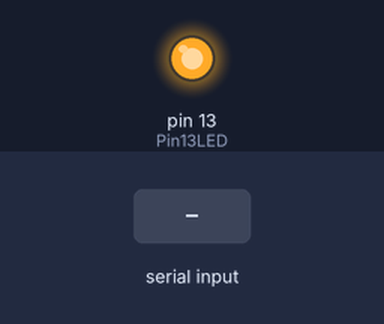
A sketch run on a simulated Arduino Uno, built with avr-gcc and run on an emulated ATmega328P. On the bench: output pins drawn as LEDs (lit = HIGH). The inputs (shaded band) are chosen by the test bench. What the sketch prints to the serial monitor is not drawn.

Above: at 1.2 s.
1.3 s: "1" received over the second serial link
Timing chart, 0 to 4.3 s (numbered marks = the images above; inputs shaded):
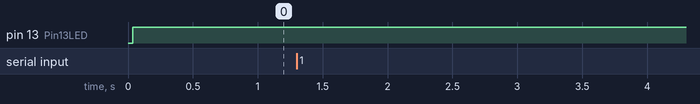

The sketch:

master2.ino
```cpp
/* YourDuino SoftwareSerialExample1
   - Connect to another Arduino running "YD_SoftwareSerialExampleRS485_1Remote"
   - Connect this unit Pins 10, 11, Gnd
   - Pin 3 used for RS485 direction control
   - To other unit Pins 11,10, Gnd  (Cross over)
   - Open Serial Monitor, type in top window.
   - Should see same characters echoed back from remote Arduino

   Questions: terry@yourduino.com
*/

/*-----( Import needed libraries )-----*/
#include <SoftwareSerial.h>
/*-----( Declare Constants and Pin Numbers )-----*/
#define SSerialRX        10  //Serial Receive pin
#define SSerialTX        11  //Serial Transmit pin

#define SSerialTxControl 3   //RS485 Direction control

#define RS485Transmit    HIGH
#define RS485Receive     LOW

#define Pin13LED         13

/*-----( Declare objects )-----*/
SoftwareSerial RS485Serial(SSerialRX, SSerialTX); // RX, TX

/*-----( Declare Variables )-----*/
int byteReceived;
int byteSend;

void printBits(byte myByte){
 for(byte mask = 0x80; mask; mask >>= 1){
   if(mask  & myByte)
       Serial.print('1');
   else
       Serial.print('0');
 }
}

void setup()   /****** SETUP: RUNS ONCE ******/
{
  // Start the built-in serial port, probably to Serial Monitor
  Serial.begin(9600);
  Serial.println("YourDuino.com SoftwareSerial remote loop example");
  Serial.println("Use Serial Monitor, type in upper window, ENTER");

  pinMode(Pin13LED, OUTPUT);
  pinMode(SSerialTxControl, OUTPUT);

  digitalWrite(SSerialTxControl, RS485Receive);  // Init Transceiver

  // Start the software serial port, to another device
  RS485Serial.begin(4800);   // set the data rate

}//--(end setup )---


void loop()   /****** LOOP: RUNS CONSTANTLY ******/
{
  digitalWrite(Pin13LED, HIGH);  // Show activity
  if (Serial.available())
  {
    byteReceived = Serial.read();

    digitalWrite(SSerialTxControl, RS485Transmit);  // Enable RS485 Transmit
    RS485Serial.write(byteReceived);          // Send byte to Remote Arduino

    digitalWrite(Pin13LED, LOW);  // Show activity
    delay(10);
    digitalWrite(SSerialTxControl, RS485Receive);  // Disable RS485 Transmit
  }

  if (RS485Serial.available())  //Look for data from other Arduino
   {
    digitalWrite(Pin13LED, HIGH);  // Show activity
    byteReceived = RS485Serial.read();    // Read received byte
    Serial.write(byteReceived);        // Show on Serial Monitor
//    printBits(byteReceived);
    delay(20);
//    printBits("\n");
    digitalWrite(Pin13LED, LOW);  // Show activity
   }

}
```
